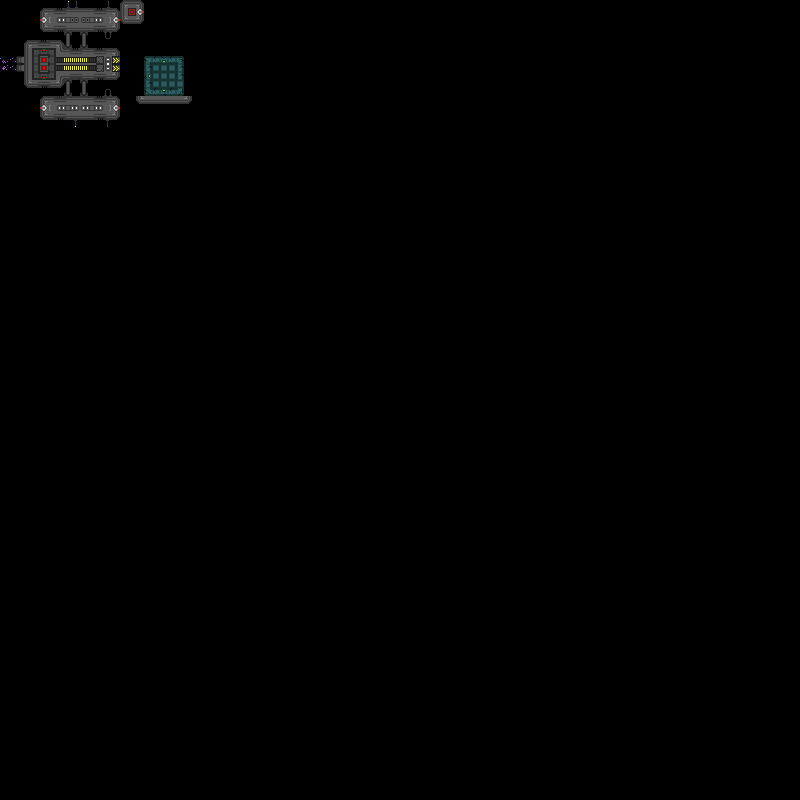

The image is a tile-based game level rendered from a .tmx file. Its description and source (layers, tilesets, objects; grid data summarised) follow:
An orthogonal 100x100 tile map with 8x8 px tiles, 2 tile layers (underlayer, Tile Layer 1).

<map version="1.0" orientation="orthogonal" width="100" height="100" tilewidth="8" tileheight="8">
 <tileset firstgid="1" name="tiles" tilewidth="8" tileheight="8">
  <image source="../MicroSpace-android/assets/data/Textures/tiles.png" width="240" height="144" />
 </tileset>
 <layer name="underlayer" width="100" height="100">
  <data>[10000 cells, 10 non-empty, 3 distinct tile ids]</data>
 </layer>
 <layer name="Tile Layer 1" width="100" height="100">
  <data>[10000 cells, 180 non-empty, 63 distinct tile ids]</data>
 </layer>
</map>
